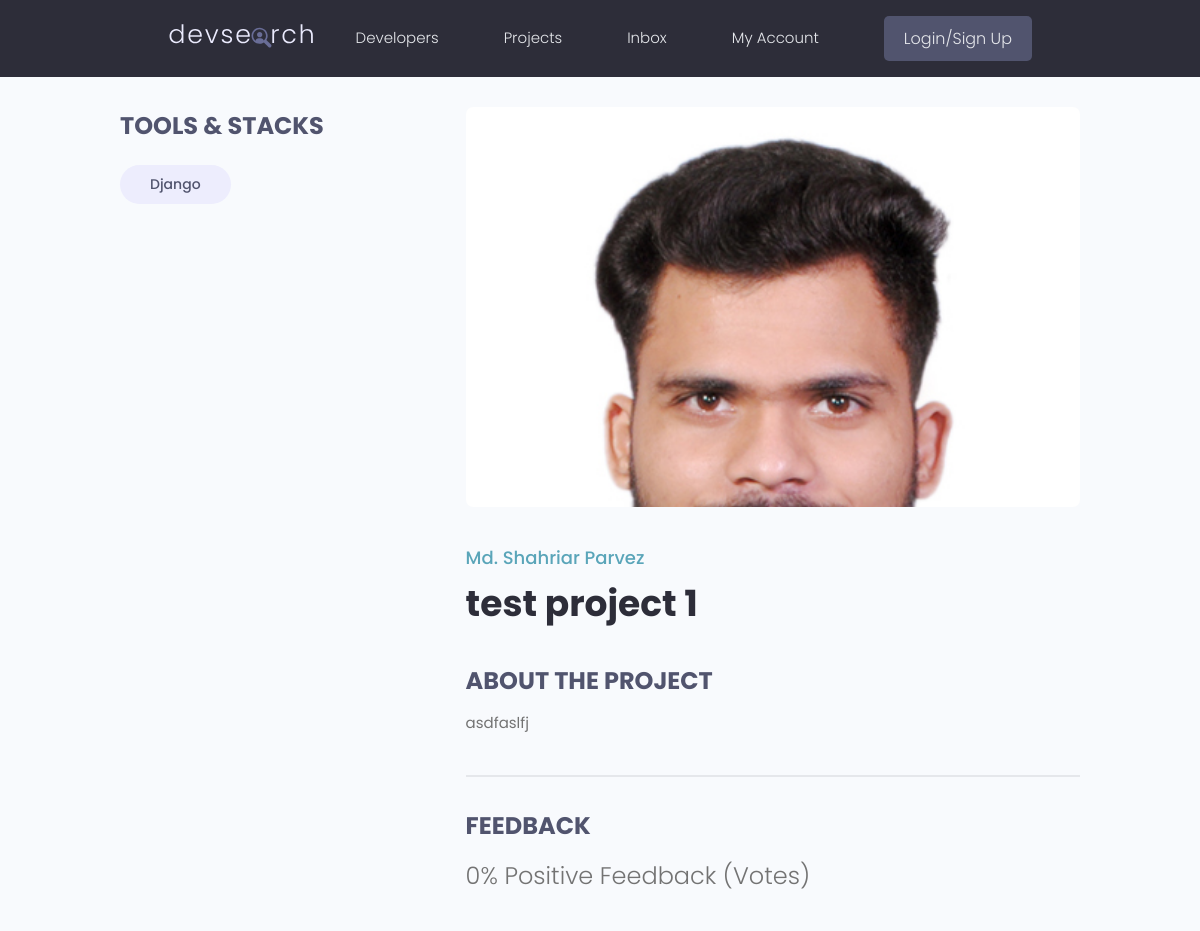
Page /projects/project/e239189e-31f1-4524-89fd-2f6598ebf396/ (upper part) on the earlier database version.
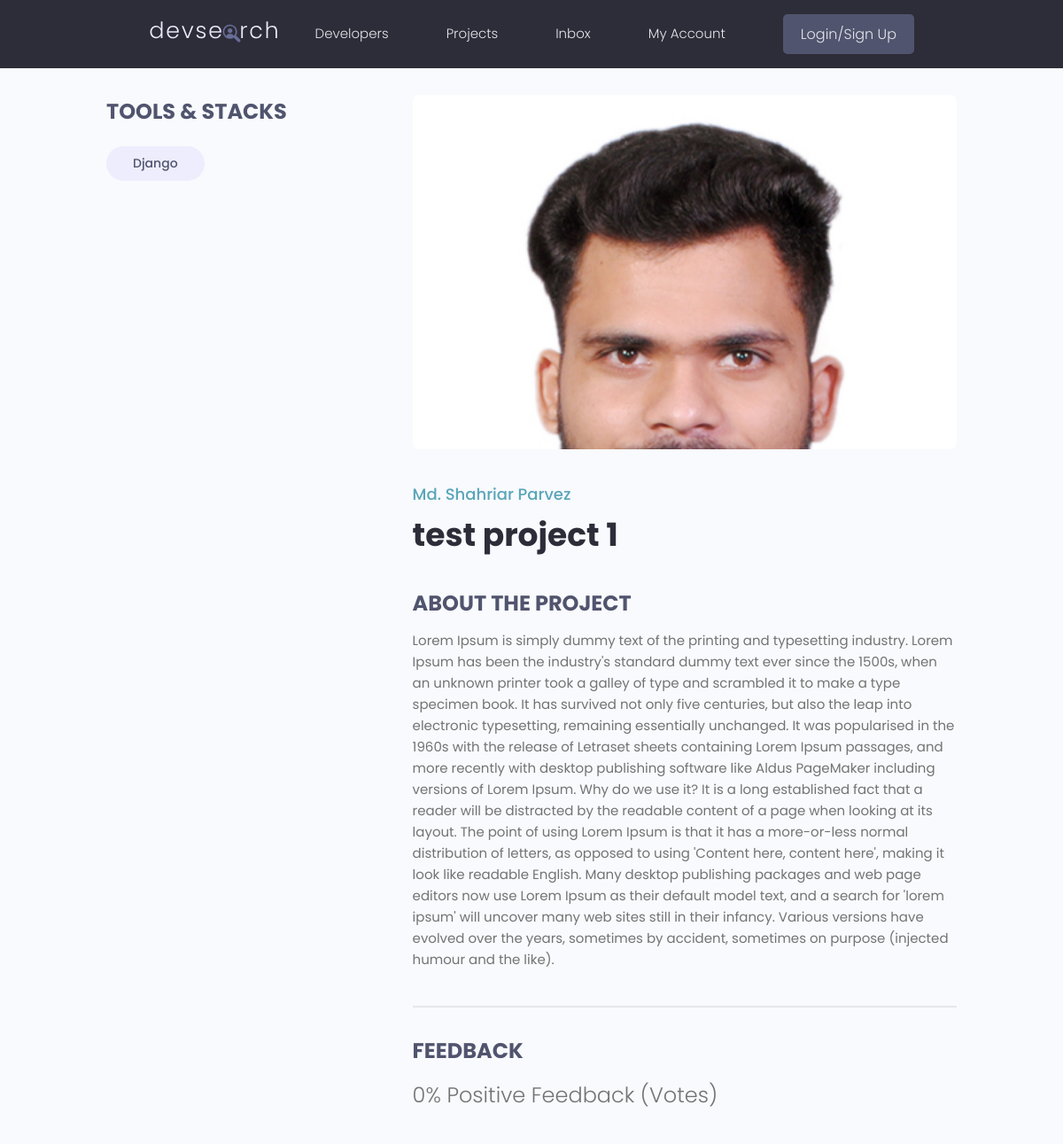
Same page on the later database version.
### projects/models.py (models this page shows, shortened)
class Project(models.Model):
    owner = models.ForeignKey(Profile, null=True, blank=True, on_delete=models.SET_NULL)
    title = models.CharField(max_length=200)
    description = models.TextField(null=True, blank=True)#blank=True for Django allows to submit a blank
    featured_image = models.ImageField(null=True, blank=True, default="default.jpg")
    demo_link = models.CharField(max_length=2000, null=True, blank=True)
    tags = models.ManyToManyField('Tag', blank=True)
    vote_total = models.IntegerField(default=0, null=True, blank=True)
    vote_ratio = models.IntegerField(default=0, null=True, blank=True)
    source_link = models.CharField(max_length=2000, null=True, blank=True)
    created = models.DateTimeField(auto_now_add=True)
    id = models.UUIDField(default=uuid.uuid4, unique=True, primary_key=True, editable=False)

### projects/views.py (the view)
# urls.py: path('project/<str:pk>/', views.project, name="project"),
def project(reqeusts, pk):
    projectObj = Project.objects.get(id=pk)
    return render(reqeusts, 'projects/project.html', {'project': projectObj})

### projects/models.py (called while the page is built)
    def __str__(self):
        return self.name

### projects/templates/projects/project.html (shortened to what this page needs)
{% extends 'main.html' %}
{% block content %}
<main class="singleProject my-md">
    <div class="container">
      <div class="layout">
        <div class="column column--1of3">
          <h3 class="singleProject__subtitle">Tools & Stacks</h3>
          <div class="singleProject__toolStack">
            {% for tag in project.tags.all %}
            <span class="tag tag--pill tag--sub tag--lg">
              <small>{{tag}}</small>
            </span>
            {% endfor %}
          </div>
        </div>
        <div class="column column--2of3">
          <img class="singleProject__preview" src="{{ project.featured_image.url }}" alt="portfolio thumbnail" />
          <a href="profile.html" class="singleProject__developer">Md. Shahriar Parvez</a>
          <h2 class="singleProject__title">{{project.title}}</h2>
          <h3 class="singleProject__subtitle">About the Project</h3>
          <div class="singleProject__info">{{project.description}}</div>
          <div class="comments">
            <h3 class="singleProject__subtitle">Feedback</h3>
            <h5 class="project--rating"> {{project.vote_ratio}}% Positive Feedback (Vote{{project.vote_total|pluralize:"s"}})  </h5>
          </div>
        </div>
      </div>
    </div>
  </main>
{% endblock content %}

Differences in the rows shown:
changed Project "test project 1": description "asdfaslfj" → "Lorem Ipsum is simply dummy text of the printing and typesetting industry. Lorem Ipsum has been the industry's standard dummy text ever since the 1500s, when an unknown printer took a galley of type and scrambled it to make a type specimen book. It has survived not only five centuries, but also the leap into electronic typesetting, remaining essentially unchanged. It was popularised in the 1960s with the release of Letraset sheets containing Lorem Ipsum passages, and more recently with desktop publishing software like Aldus PageMaker including versions of Lorem Ipsum. Why do we use it? It is a long established fact that a reader will be distracted by the readable content of a page when…"
